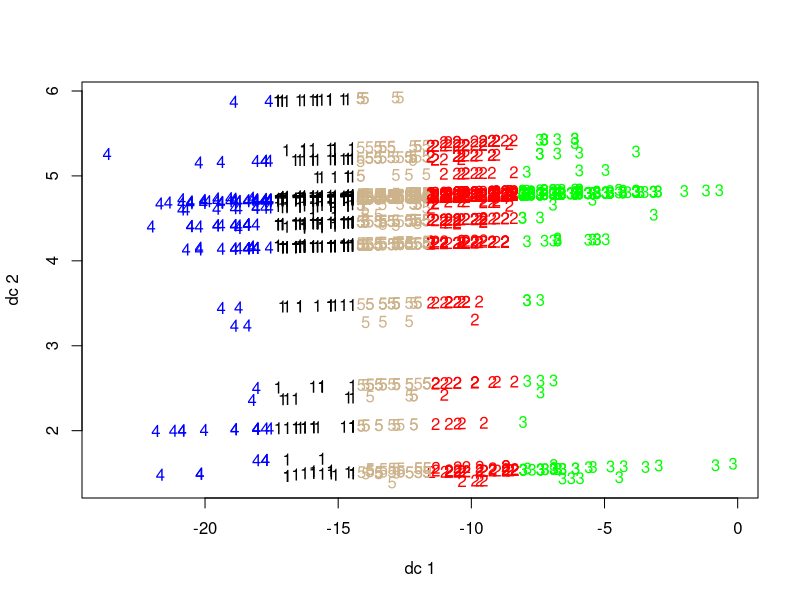

Write R code to recreate this figure. (Note: this script raises an error after producing the figure.)
#R code for chapter 21 of DSILT: Statistics

setwd("C:/Users/Nick/Documents/Word Documents/Data Science Books/DSILT Stats Code/21 Exam Scores Multilevel Modeling")

library(lme4)

#Data has exam scores (both the total and the score for an essay on the exam), for 1905 students from 73 schools in England
#Data from http://www.bristol.ac.uk/cmm/learning/support/datasets/
d <- read.table('exam_scores.DAT', header=F, sep='')
colnames(d) <- c('school', 'student', 'female_flag', 'essay_score', 'exam_score')
d <- d[d$school!='\032',]  #Gets rid of junk row
d$school <- as.integer(d$school)
head(d)

#Linear regression of exam_score on school, female_flag, and essay_score
linear_reg <- lm(exam_score ~ school + female_flag + essay_score, data=d)
summary(linear_reg)
preds <- predict(linear_reg, d[,-c(2,5)])
rmse <- sqrt(mean((preds-d$exam_score)^2))
rmse  #15.1
#Reg is signif but poor fit (R^2=0.27)

#Linear regression of exam_score on school dummies, female_flag, and essay_score
d$school <- as.factor(d$school)
dummies <- model.matrix(~d$school)[,-1]
colnames(dummies) <- substr(colnames(dummies), 3, 100)
d <- cbind(d[,-1], dummies)
d <- d[,-1]  #Drop student
linear_reg <- lm(exam_score ~ ., data=d)
summary(linear_reg)
preds <- predict(linear_reg, d[,-3])
rmse <- sqrt(mean((preds-d$exam_score)^2))
rmse  #12.5
#Reg is signif but still poor fit (R^2=0.5) and now there are so many dummies it is hard to look through them all, and cannot easily test for interaction between school and female_flag

#Many linear regressions (1 for each school) of exam_score on female_flag, and essay_score
d <- read.table('exam_scores.DAT', header=F, sep='')  #Read data back in to reset everything
colnames(d) <- c('school', 'student', 'female_flag', 'essay_score', 'exam_score')
d <- d[d$school!='\032',]  #Gets rid of junk row
d$school <- as.integer(d$school)
schools <- unique(d$school)
linear_regs <- by(data=d, INDICES=d$school, FUN=function(x) {lm(exam_score ~ school + female_flag + essay_score, data=d)})

#Use multilevel model to account for exam_score differences between schools and within schools
#start with varying intercept model - allows intercept to vary by the group variable school
ml_reg <- lmer(exam_score ~ (1 | school) + female_flag + essay_score, data=d)
summary(ml_reg)
preds <- predict(ml_reg, d[,-c(2,5)])
rmse <- sqrt(mean((preds-d$exam_score)^2))
rmse  #12.5

#Create artificial grouping variable using k-means
kclusters <- kmeans(as.matrix(d[,c('female_flag', 'essay_score')]), centers=5)
library(fpc)
plotcluster(d[,c('school', 'essay_score')], kclusters$cluster)
d$cluster <- kclusters$cluster  #Assumes the row ordering is the same

#Varying intercept model with mixed effect term for varying intercepts by cluster and schools within clusters
ml_clust_reg <- lmer(exam_score ~ (1 | cluster/school) + female_flag + essay_score, data=d)
summary(ml_clust_reg)
preds <- predict(ml_clust_reg, d[,-c(2,5)])
rmse <- sqrt(mean((preds-d$exam_score)^2))
rmse  #11.6
#Alternatively, do a varying intercept model without nesting
ml_clust_reg <- lmer(exam_score ~ (1 | cluster) + (1 | school) + female_flag + essay_score, data=d)
summary(ml_clust_reg)
preds <- predict(ml_clust_reg, d[,-c(2,5)])
rmse <- sqrt(mean((preds-d$exam_score)^2))
rmse  #12.4

#Varying slope model to explore the effect of essay_score (a student level variable) as it varies across clusters and schools
ml_clust_reg <- lmer(exam_score ~ (1 + essay_score | cluster) (1 + essay_score | school) + female_flag, data=d)
summary(ml_clust_reg)
preds <- predict(ml_clust_reg, d[,-c(2,5)])
rmse <- sqrt(mean((preds-d$exam_score)^2))
rmse  #12.4
#Same thing but with mixed effect term for varying intercepts by cluster and schools within clusters, and varying slopes by essay_score by cluster and schools within clusters
ml_clust_reg <- lmer(exam_score ~ (1 + essay_score | cluster/school) + female_flag, data=d)  #Fails to converge
summary(ml_clust_reg)
preds <- predict(ml_clust_reg, d[,-c(2,5)])
rmse <- sqrt(mean((preds-d$exam_score)^2))
rmse  #11.6

#Plot error by observation to see where the model messed up
library(ggplot2)
abs_dev <- abs(preds-d$exam_score)
d$abs_dev <- abs_dev
ggplot(d, aes(x=row.names(d), y=exam_score)) + geom_point(aes(colour=abs_dev)) + scale_colour_gradient(low='white', high='black') + ggtitle('Absolute Error by Observation')
